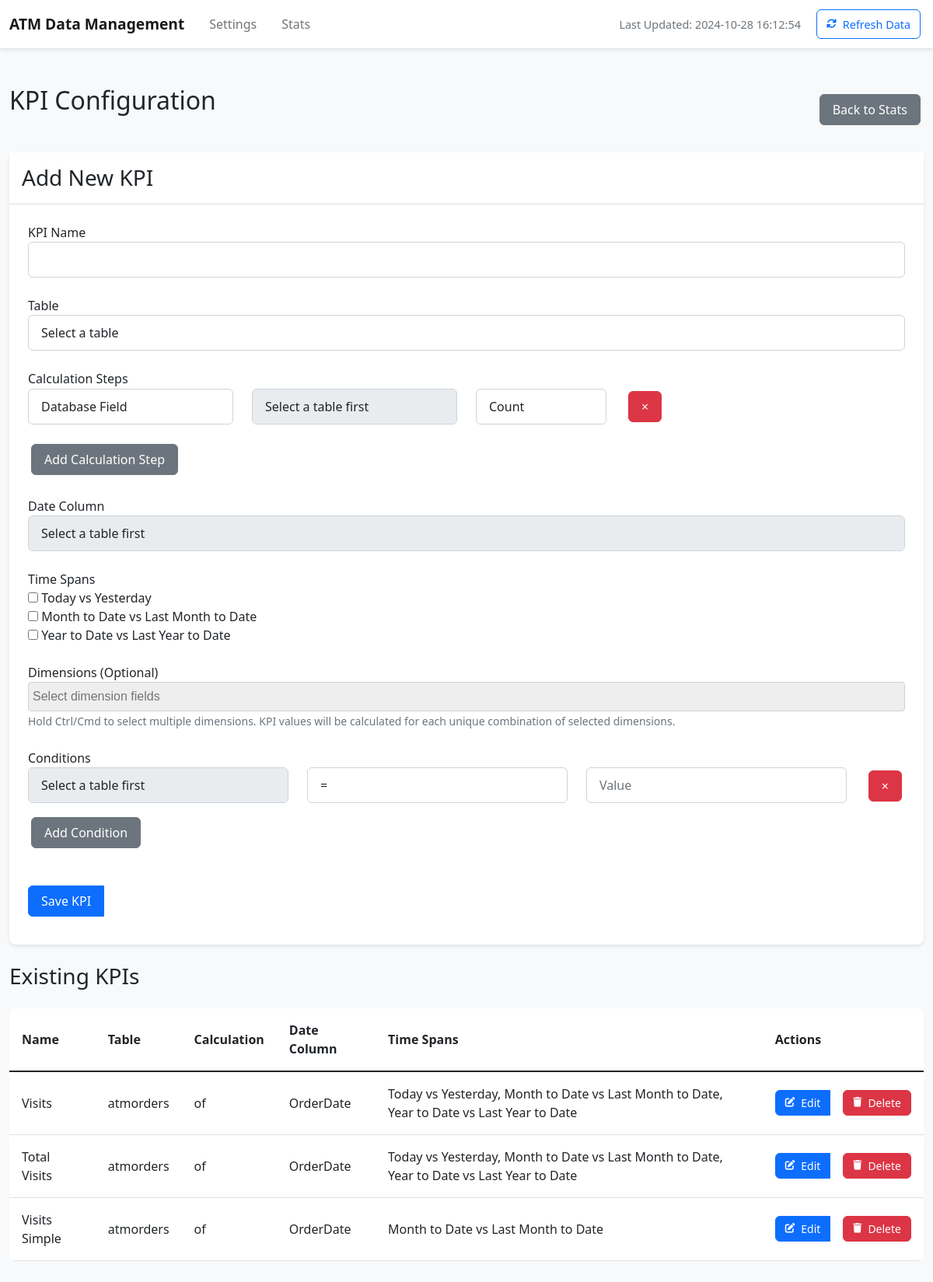
The app's page /stats/config with its own data.
### tables this page shows
CREATE TABLE "KPIConfigurations" (
	id INTEGER NOT NULL, 
	name VARCHAR NOT NULL, 
	table_name VARCHAR NOT NULL, 
	date_column VARCHAR NOT NULL, 
	time_spans VARCHAR NOT NULL, 
	conditions VARCHAR NOT NULL, 
	calculation_steps VARCHAR NOT NULL, 
	dimensions VARCHAR, 
	PRIMARY KEY (id)
);

### app.py (the view)
@app.route('/stats/config')
def stats_config():
    try:
        with db_manager.local_engine.connect() as conn:
            inspector = inspect(db_manager.local_engine)
            available_tables = inspector.get_table_names()
        with db_manager.app_config_engine.connect() as conn:
            result = conn.execute(text("SELECT * FROM KPIConfigurations"))
            kpis = [row_to_dict(row) for row in result]
        time_span_pairs = [
            ["Today", "Yesterday"],
            ["Month to Date", "Last Month to Date"],
            ["Year to Date", "Last Year to Date"]
        ]
        calculation_methods = [
            "Count",
            "Distinct Count",
            "Sum",
            "Average",
            "Maximum",
            "Minimum"
        ]
        last_updated = get_last_updated()
        return render_template('stats_config.html',
                             available_tables=available_tables,
                             time_span_pairs=time_span_pairs,
                             calculation_methods=calculation_methods,
                             kpis=kpis,
                             last_updated=last_updated)
    except Exception as e:
        logger.error(f"Error in stats_config: {str(e)}")
        flash(f'Error loading KPI configurations: {str(e)}', 'error')
        return redirect(url_for('stats'))

### app.py (called while the page is built)
@app.template_filter('from_json')
def from_json_filter(value):
    return json.loads(value)

def row_to_dict(row):
    return {key: getattr(row, key) for key in row._fields}

### templates/stats_config.html (shortened to what this page needs)
{% extends "base.html" %}
{% block content %}
<div class="d-flex justify-content-between align-items-center mb-4">
    <h2>KPI Configuration</h2>
    <a href="{{ url_for('stats') }}" class="btn btn-secondary">Back to Stats</a>
</div>
<div class="card mb-4">
    <div class="card-header">
        <h3 class="card-title mb-0">
            <span id="form-title">Add New KPI</span>
        </h3>
    </div>
    <div class="card-body">
        <form id="kpi-form" method="POST">
            <div class="form-group">
                <label for="kpi_name">KPI Name</label>
                <input type="text" class="form-control" id="kpi_name" name="kpi_name" required>
            </div>
            <div class="form-group">
                <label for="table_name">Table</label>
                <select class="form-control" id="table_name" name="table_name" required>
                    <option value="">Select a table</option>
                </select>
            </div>
            <div class="form-group">
                <label>Calculation Steps</label>
                <div id="calculation-steps-container">
                    <div class="calculation-step mb-3">
                        <div class="row align-items-center">
                            <div class="col-md-3">
                                <select class="form-control step-type" required>
                                    <option value="field">Database Field</option>
                                </select>
                            </div>
                            <div class="col-md-3 field-input">
                                <select class="form-control calculation-field" disabled>
                                    <option value="">Select a table first</option>
                                </select>
                            </div>
                            <div class="col-md-2">
                                <select class="form-control calculation-method" required>
                                    {% for method in calculation_methods %}
                                    <option value="{{ method }}">{{ method }}</option>
                                    {% endfor %}
                                </select>
                            </div>
                            <div class="col-auto">
                                <button type="button" class="btn btn-danger remove-step">&times;</button>
                            </div>
                        </div>
                    </div>
                </div>
                <button type="button" class="btn btn-secondary mt-2" id="add-calculation-step">Add Calculation Step</button>
            </div>
            <div class="form-group">
                <label for="date_column">Date Column</label>
                <select class="form-control" id="date_column" name="date_column" required disabled>
                    <option value="">Select a table first</option>
                </select>
            </div>
            <div class="form-group">
                <label>Time Spans</label>
                {% for pair in time_span_pairs %}
                <div class="custom-control custom-checkbox">
                    <input type="checkbox" class="custom-control-input time-span-checkbox"
                           id="time_span_{{ loop.index0 }}"
                           name="time_span_{{ loop.index0 }}"
                           value='{{ pair|tojson|safe }}'>
                    <label class="custom-control-label" for="time_span_{{ loop.index0 }}">
                        {{ pair[0] }} vs {{ pair[1] }}
                    </label>
                </div>
                {% endfor %}
            </div>
            <div class="form-group">
                <label>Dimensions (Optional)</label>
                <small class="form-text text-muted">
                    Hold Ctrl/Cmd to select multiple dimensions. KPI values will be calculated for each unique combination of selected dimensions.
                </small>
            </div>
            <div class="form-group">
                <label>Conditions</label>
                <div id="conditions-container">
                    <div class="condition-row mb-2">
                        <div class="row">
                            <div class="col">
                                <select class="form-control condition-field" name="conditions[]" disabled>
                                    <option value="">Select a table first</option>
                                </select>
                            </div>
                            <div class="col">
                                <select class="form-control condition-operator" name="conditions[]">
                                    <option value="=">=</option>
                                </select>
                            </div>
                            <div class="col">
                                <input type="text" class="form-control condition-value" name="conditions[]" placeholder="Value">
                            </div>
                            <div class="col-auto">
                                <button type="button" class="btn btn-danger remove-condition">&times;</button>
                            </div>
                        </div>
                    </div>
                </div>
                <button type="button" class="btn btn-secondary mt-2" id="add-condition">Add Condition</button>
            </div>
            <div class="btn-group">
                <button type="submit" class="btn btn-primary" id="save-btn">Save KPI</button>
            </div>
        </form>
    </div>
</div>
<h3>Existing KPIs</h3>
{% if kpis %}
<div class="table-responsive">
    <table class="table">
        <thead>
            <tr>
                <th>Name</th>
                <th>Table</th>
                <th>Calculation</th>
                <th>Date Column</th>
                <th>Time Spans</th>
                <th>Actions</th>
            </tr>
        </thead>
        <tbody>
            {% for kpi in kpis %}
            <tr>
                <td>{{ kpi.name }}</td>
                <td>{{ kpi.table_name }}</td>
                <td>{{ kpi.calculation_method }} of {{ kpi.calculation_field }}</td>
                <td>{{ kpi.date_column }}</td>
                <td>
                    {% set spans = kpi.time_spans|from_json %}
                    {% for span in spans %}
                        {{ span[0] }} vs {{ span[1] }}{% if not loop.last %}, {% endif %}
                    {% endfor %}
                </td>
                <td>
                    <div class="btn-group">
                        <button type="button" class="btn btn-primary btn-sm edit-kpi"
                                data-kpi='{{ kpi|tojson|safe }}'
                                onclick="editKPI(this)">
                            <i class="fas fa-edit"></i> Edit
                        </button>
                        <form action="{{ url_for('delete_kpi', kpi_id=kpi.id) }}" method="POST"
                              class="d-inline"
                              onsubmit="return confirm('Are you sure you want to delete this KPI?');">
                            <button type="submit" class="btn btn-danger btn-sm">
                                <i class="fas fa-trash"></i> Delete
                            </button>
                        </form>
                    </div>
                </td>
            </tr>
            {% endfor %}
        </tbody>
    </table>
</div>
{% else %}
<p>No KPIs configured yet.</p>
{% endif %}
{% endblock %}

### templates/base.html (shortened to what this page needs)
<!DOCTYPE html>
<html lang="en">
<head>
    <link href="https://cdn.jsdelivr.net/npm/bootstrap@5.1.3/dist/css/bootstrap.min.css" rel="stylesheet">
    <link href="https://cdnjs.cloudflare.com/ajax/libs/font-awesome/6.0.0/css/all.min.css" rel="stylesheet">
    <link href="https://cdn.jsdelivr.net/npm/select2@4.1.0-rc.0/dist/css/select2.min.css" rel="stylesheet" />
</head>
<body>
    {% include 'navbar.html' %}
    <div class="container">
        {% block content %}{% endblock %}
    </div>
</body>
</html>

### templates/navbar.html (shortened to what this page needs)
<nav class="navbar navbar-expand-lg navbar-light bg-light fixed-top">
    <div class="container-fluid">
        <a class="navbar-brand" href="{{ url_for('index') }}">ATM Data Management</a>
        <div class="collapse navbar-collapse" id="navbarContent">
            <ul class="navbar-nav me-auto">
                <li class="nav-item">
                    <a class="nav-link" href="{{ url_for('settings') }}">Settings</a>
                </li>
                <li class="nav-item">
                    <a class="nav-link" href="{{ url_for('stats') }}">Stats</a>
                </li>
            </ul>
            <div class="d-flex align-items-center">
                <div class="refresh-status-container me-3">
                    <span class="last-updated" data-bs-toggle="tooltip" title="Click for details">
                        Last Updated: {{ last_updated }}
                    </span>
                </div>
                <form action="{{ url_for('refresh_data_route') }}" method="POST" class="refresh-form" id="refresh-form">
                    <button type="submit" class="btn btn-outline-primary refresh-btn">
                        <i class="fas fa-sync-alt"></i> Refresh Data
                    </button>
                </form>
            </div>
        </div>
    </div>
</nav>

### templates/base.html (style rules this page uses)
body { background-color: #f8f9fa; padding-top: 70px; }
.navbar { box-shadow: 0 2px 4px rgba(0,0,0,.1); background-color: rgba(255, 255, 255, 0.95) !important; backdrop-filter: blur(10px); -webkit-backdrop-filter: blur(10px); }
.container { padding-top: 2.5rem; padding-bottom: 2.5rem; max-width: 1400px; }
.card { box-shadow: 0 2px 4px rgba(0,0,0,.1); border: none; border-radius: 8px; margin-bottom: 2rem; }
.card-header { background-color: #fff; border-bottom: 1px solid rgba(0,0,0,.125); padding: 1rem; }
.card-body { padding: 1.5rem; }
.form-group { margin-bottom: 1.5rem; }
.table { background-color: #fff; border-radius: 8px; overflow: hidden; margin-bottom: 2rem; }
.table th, .table td { padding: 1rem; vertical-align: middle; }
.btn { border-radius: 6px; padding: 0.5rem 1rem; margin: 0.25rem; height: auto !important; min-height: 38px; white-space: nowrap; display: inline-flex; align-items: center; justify-content: center; vertical-align: middle; line-height: normal; }
.btn-group { display: inline-flex; gap: 0.5rem; flex-wrap: nowrap; align-items: stretch; margin: -0.25rem; }
.btn-group .btn { margin: 0.25rem; flex: 0 1 auto; }
.table td .btn-group { display: flex; flex-wrap: nowrap; align-items: center; min-height: 38px; }
.table td .btn { padding: 0.375rem 0.75rem; }
.btn-sm { padding: 0.25rem 0.75rem; min-height: 31px; font-size: 0.875rem; }
form .btn-group { margin-top: 1rem; margin-bottom: 0.5rem; }
.btn i { margin-right: 0.5rem; font-size: 0.9em; flex-shrink: 0; }
h2, h3 { margin-bottom: 1.5rem; }
.form-control { border-radius: 6px; padding: 0.625rem 1rem; height: auto; }
.navbar-brand { font-weight: 600; font-size: 1.2rem; }
.nav-link { font-weight: 500; padding: 0.5rem 1rem !important; transition: color 0.2s ease; }
.last-updated { font-size: 0.9rem; color: #6c757d; white-space: nowrap; }
.btn i { margin-right: 0.5rem; font-size: 0.9em; }
.btn-sm { padding: 0.25rem 0.5rem; font-size: 0.875rem; }
.table td .btn-group { margin: -0.25rem; }
.navbar .btn { padding: 0.375rem 0.75rem; font-size: 0.9rem; }

### templates/navbar.html (style rules this page uses)
.refresh-status-container { position: relative; }
.last-updated { cursor: pointer; }

### records on screen
KPIConfigurations: name "Visits", table_name "atmorders", date_column "OrderDate", span "Today" "Month to Date" "Year to Date", span "Yesterday" "Last Month to Date" "Last Year to Date"
KPIConfigurations: name "Total Visits", table_name "atmorders", date_column "OrderDate", span "Today" "Month to Date" "Year to Date", span "Yesterday" "Last Month to Date" "Last Year to Date"
KPIConfigurations: name "Visits Simple", table_name "atmorders", date_column "OrderDate", span "Month to Date", span "Last Month to Date"

### other values on screen
{{ last_updated }} "2024-10-28 16:12:54"
{{ pair[0] }} "Today" "Month to Date" "Year to Date"
{{ pair[1] }} "Yesterday" "Last Month to Date" "Last Year to Date"
form field value "Count"
